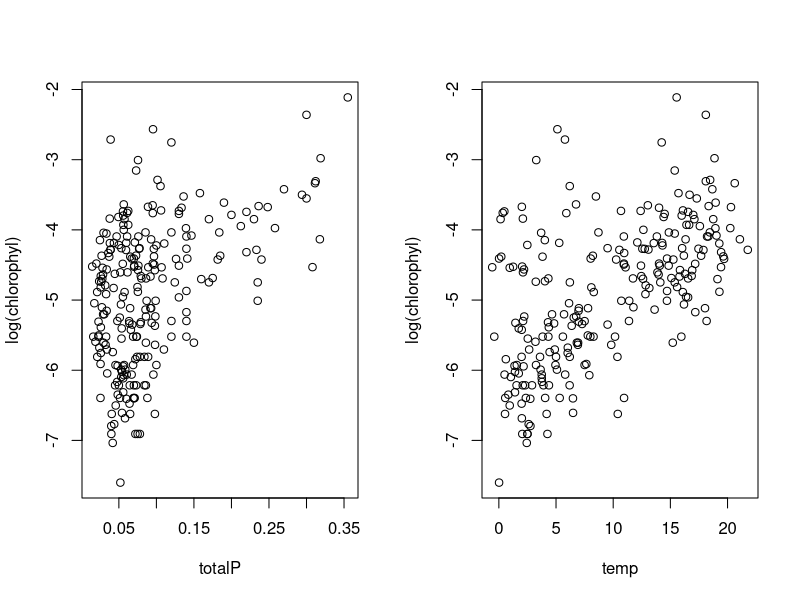
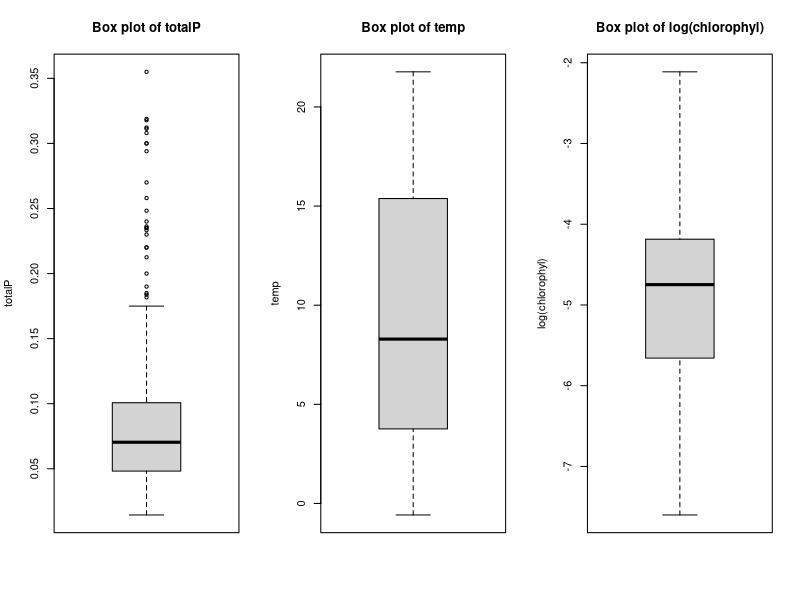
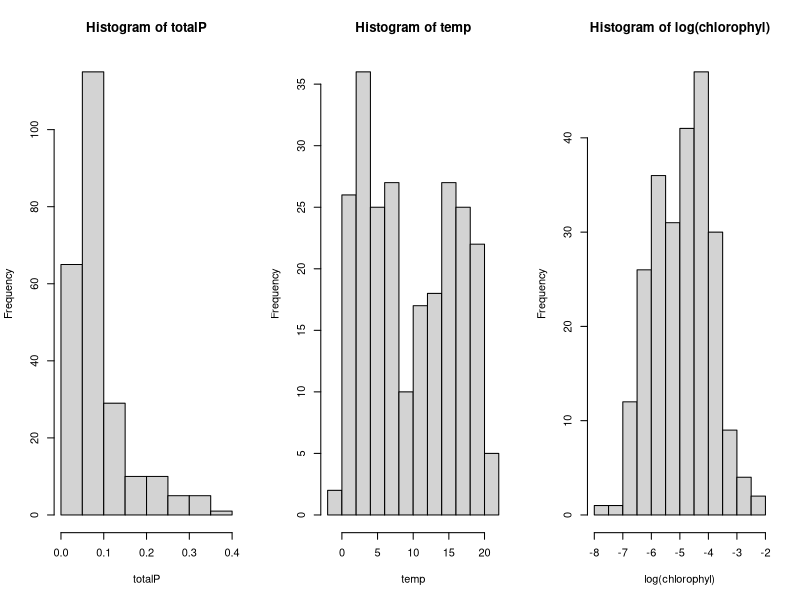
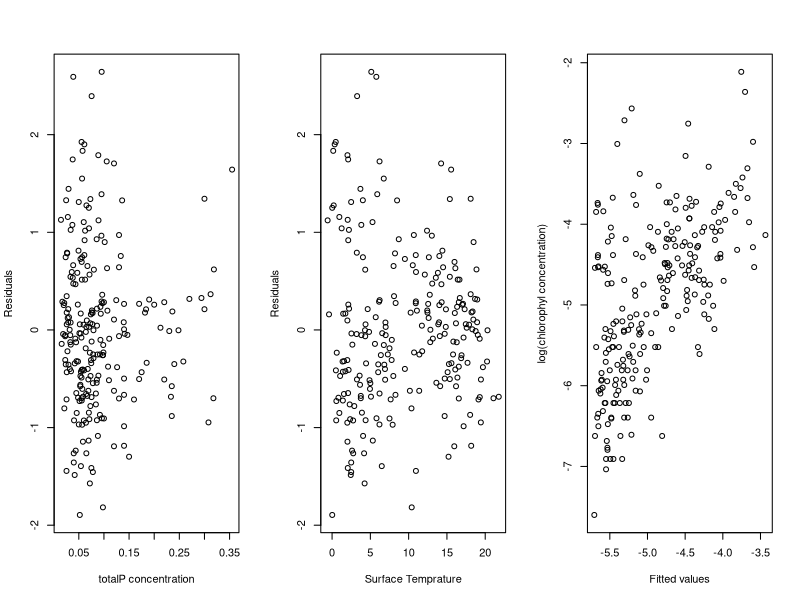
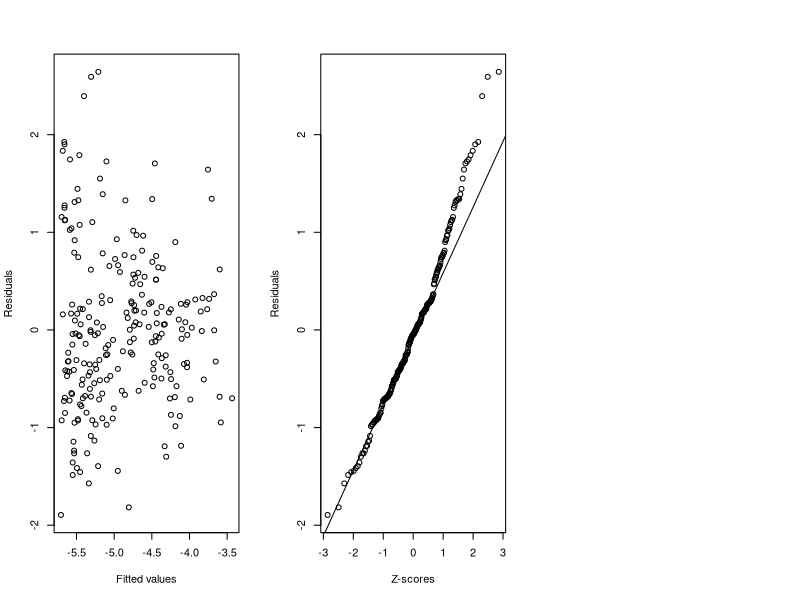

These charts were generated, in order, by the following R code:
setwd("/Users/axel/Desktop/DTU/Statistics/project2-skivefjord")

# Read the dataset 'skivefjord2_data.csv' into R
D <- read.table("skivefjord2_data.csv", header = TRUE, sep = ";")

# Add log-chlorophyl to the dataset
D$logchlorophyl <- log(D$chlorophyl)


#################################################################

# A)

# Summary Statistics

# Descriptive analysis and summary of the data
# For totalP
cat("Summary for totalP:\n")
summary(D$totalP)

# For logchlorophyl
cat("\nSummary for logchlorophyl:\n")
summary(D$logchlorophyl)

# For temp
cat("\nSummary for temp:\n")
summary(D$temp)

# Number of observations for totalP
cat("Number of observations for totalP: ", length(D$totalP), "\n")

# Number of observations for temp
cat("Number of observations for temp: ", length(D$temp), "\n")

# Number of observations for logchlorophyl
cat("Number of observations for logchlorophyl: ", length(D$logchlorophyl), "\n")

# Standard deviation for totalP
cat("Standard deviation for totalP: ", sd(D$totalP), "\n")

# Standard deviation for temp
cat("Standard deviation for temp: ", sd(D$temp), "\n")

# Standard deviation for logchlorophyl
cat("Standard deviation for logchlorophyl: ", sd(D$logchlorophyl), "\n")

# Scatter plots

# Set up the graphics layout to have 1 row and 2 columns
par(mfrow=c(1,2))

# Scatter plot of log-chlorophyl against totalP
plot(D$logchlorophyl ~ D$totalP, xlab = "totalP", ylab = "log(chlorophyl)")

# Scatter plot of log-chlorophyl against temp
plot(D$logchlorophyl ~ D$temp, xlab = "temp", ylab = "log(chlorophyl)")

# Box plots

par(mfrow=c(1,3))  # arrange plots in 1 row and 3 columns

boxplot(D$totalP, main="Box plot of totalP", ylab="totalP")
boxplot(D$temp, main="Box plot of temp", ylab="temp")
boxplot(D$logchlorophyl, main="Box plot of log(chlorophyl)", ylab="log(chlorophyl)")

# Histograms

par(mfrow=c(1,3))  # arrange plots in 1 row and 3 columns

hist(D$totalP, main="Histogram of totalP", xlab="totalP")
hist(D$temp, main="Histogram of temp", xlab="temp")
hist(D$logchlorophyl, main="Histogram of log(chlorophyl)", xlab="log(chlorophyl)")

#################################################################

# Subset containing the first 234 observations (for model estimation)
D_model <- D[1:234, ]

# Subset containing the last 6 observations (for validation)
D_test <- D[235:240,]

# Estimate multiple linear regression model
fit <- lm(logchlorophyl ~ totalP + temp, data = D_model)

# Show parameter estimates etc.
summary(fit)

# Add squared-totalP to the dataset
D_model$squaredtotalP <- (D_model$totalP)^2

# Estimate multiple linear regression model with squared-transformed totalP
fit_squaredtotalP <- lm(logchlorophyl ~ squaredtotalP + temp, data = D_model)

# Show parameter estimates etc.
summary(fit_squaredtotalP)

# Residuals against each of the explanatory variables
plot(D_model$totalP, fit$residuals, 
     xlab = "totalP concentration", ylab = "Residuals")

# Residuals against each of the explanatory variables
plot(D_model$temp, fit$residuals, 
     xlab = "Surface Temprature", ylab = "Residuals")

# Observations against fitted values
plot(fit$fitted.values, D_model$logchlorophyl, 
     xlab = "Fitted values", ylab = "log(chlorophyl concentration)")

# Residuals against fitted values
plot(fit$fitted.values, fit$residuals, xlab = "Fitted values", 
     ylab = "Residuals")

# Normal QQ-plot of the residuals
qqnorm(fit$residuals, ylab = "Residuals", xlab = "Z-scores", 
       main = "")
qqline(fit$residuals)

# Confidence 95% interval with 231 df
qt(0.975, df = 231)

# Confidence intervals for the model coefficients
confint(fit, level = 0.95)

#################################################################

# F)
# Hypothesis testing for null hypothesis: b1 = 5

tobs = -2.476650135

p_value <- 2 * (1 - pt(abs(tobs), 231))
print(p_value)

#################################################################

# G)
# Estimate multiple linear regression model

confint(lm(logchlorophyl ~ totalP + temp, data = D_model))

#################################################################

# H)

fit <- lm(logchlorophyl ~ totalP + temp, data = D_model)

# Predictions and 95% prediction intervals
pred <- predict(fit, newdata = D_test, 
                interval = "prediction", level = 0.95)

# Observed values and predictions
cbind(year = D_test$year, month = D_test$month, 
      logchlorophyl = D_test$logchlorophyl, pred)

#################################################################
